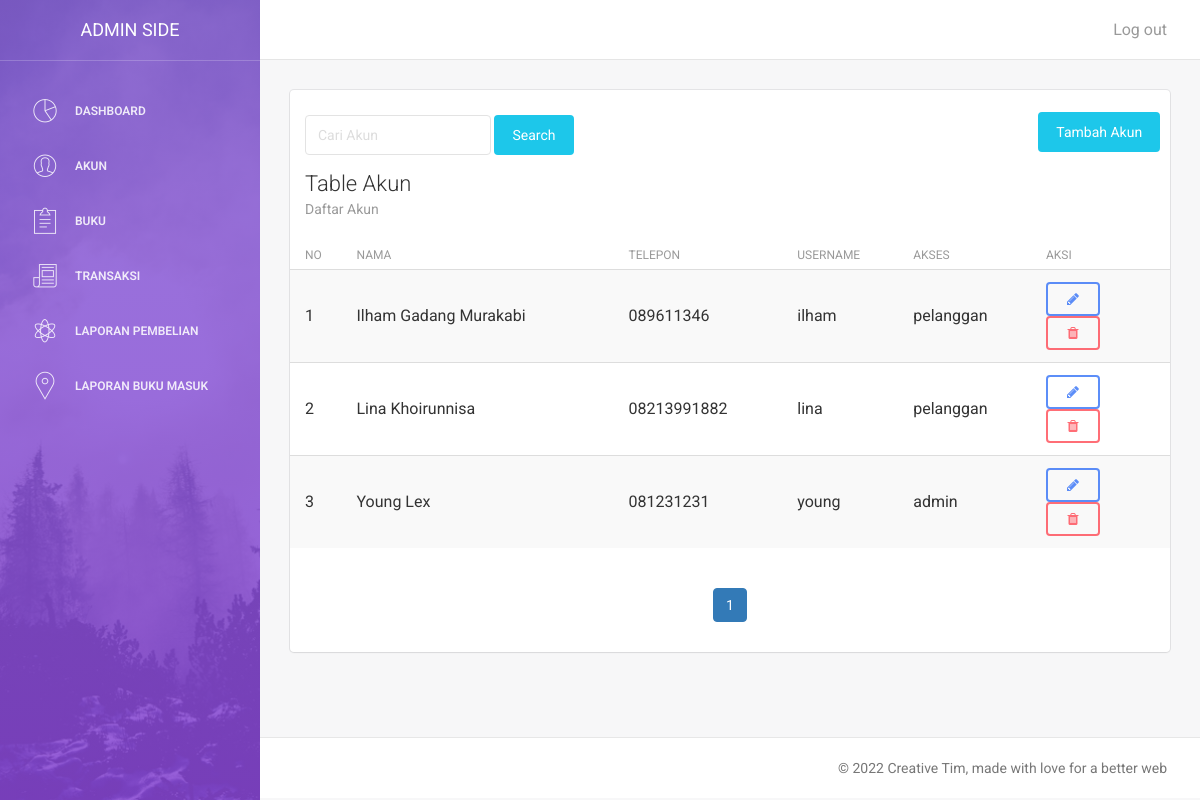
Page /admin/BS3/index.php?page=akun (signed in) on the committed database.
### tables this page shows
CREATE TABLE `akun` (
  `id_akun` int(5) NOT NULL,
  `nama` varchar(100) NOT NULL,
  `telepon` varchar(25) NOT NULL,
  `username` varchar(20) NOT NULL,
  `password` varchar(255) NOT NULL,
  `foto_akun` varchar(100) NOT NULL,
  `akses` varchar(10) NOT NULL
);

### admin/BS3/modul/akun/index.php (the view, shortened to what this page needs)
<body>
        <div class="content">
            <div class="container-fluid">
                <div class="row">
                    <div class="col-md-12">
                        <div class="card">
                            <div class="header">
                                <div class="row justify-content-between">
                                    <div class="col-md-10">
                                        <form class="form-inline " method="post" action="index.php?page=akun&item=search">
                                        <input class="form-control" type="search" placeholder="Cari Akun" aria-label="Search" name="search" style="margin-top: 10px;">
                                        <button class="btn btn-info tombol btn-fill" type="submit" style="margin-top: 10px;">Search</button>
                                     </form>
                                    </div>
                                    <div class="col-md-2">
                                         <h4 class="title text-left" style=""><a href="index.php?page=akun&item=frm" class="btn btn-info btn-fill" style="margin-top: 7px; margin-bottom: 5px;">Tambah Akun</a></h4>
                                    </div>
                                </div>
                                <div class="row">
                                <div class="col-md-12 ">
                                <h4 class="title">Table Akun</h4>
                                <p class="category">Daftar Akun</p>
                                </div>
                                </div>
                            </div>
                            <div class="content table-responsive table-full-width">
                                <table class="table table-hover table-striped">
                                    <thead>
                                        <th>NO</th>
                                        <th>NAMA</th>
                                        <th>TELEPON</th>
                                        <th>USERNAME</th>
                                        <th>AKSES</th>
                                        <th>AKSI</th>
                                    </thead>
                                    <tbody>
                        <?php
                            $halaman = 5;
                            $page = isset($_GET["halaman"]) ? (int)$_GET["halaman"] : 1;
                            $mulai = ($page>1) ? ($page * $halaman) - $halaman : 0;
                            $result = mysqli_query($kon, "SELECT * FROM akun");
                            $total = mysqli_num_rows($result);
                            $pages = ceil($total/$halaman);
                            $no =$mulai+1;
                            $sql = "SELECT * FROM akun LIMIT $mulai, $halaman";
                            $row = $koneksi -> prepare($sql);
                            $row -> execute();
                            $hasil = $row -> fetchAll();
                            foreach ($hasil as $isi) {
                         ?>
                                        <tr>
                                            <td><?php echo $no++; ?></td>
                                            <td><?php echo $isi['nama']; ?></td>
                                            <td><?php echo $isi['telepon']; ?></td>
                                            <td><?php echo $isi['username']; ?></td>
                                            <td><?php echo $isi['akses']; ?></td>
                                            <td width="15%">
                                                <a href="index.php?page=akun&item=frm&id=<?php echo $isi['id_akun']; ?>" class="btn btn-primary" ><i class="fa fa-pencil"></i></a>
                                                <a href="index.php?page=akun&item=proses&id=<?php echo $isi['id_akun']; ?>" class="btn btn-danger"><i class="fa fa-trash"></i></a>
                                            </td>
                                        </tr>
                        <?php } ?>
                                    </tbody>
                                </table>
                                   <div class="text-center">
                                    <ul class="pagination">
                                        <?php
                                        for($i=1;$i<=$pages;$i++) {
                                            if ($i != $page) {
                                                echo "<li class='page-item'><a class='page-link' href='?page=akun&halaman=$i'>$i</a></li>";
                                            } else {
                                                echo "<li class='page-item active'><a class='page-link' href='#'>$i</a></li>";
                                            }
                                        }
                                        ?>
                                    </ul>
                                  </div>
                            </div>
                        </div>
                    </div>
                </div>
            </div>
        </div>
        <footer class="footer">
            <div class="container-fluid">
                <p class="copyright pull-right">
                    &copy; <script>document.write(new Date().getFullYear())</script> Creative Tim, made with love for a better web
                </p>
            </div>
        </footer>
    </div>
</div>
</body>
</html>

### rows in the picture
akun: nama "Ilham Gadang Murakabi", telepon "089611346", username "ilham", akses "pelanggan"
akun: nama "Lina Khoirunnisa", telepon "08213991882", username "lina", akses "pelanggan"
akun: nama "Young Lex", telepon "081231231", username "young", akses "admin"
